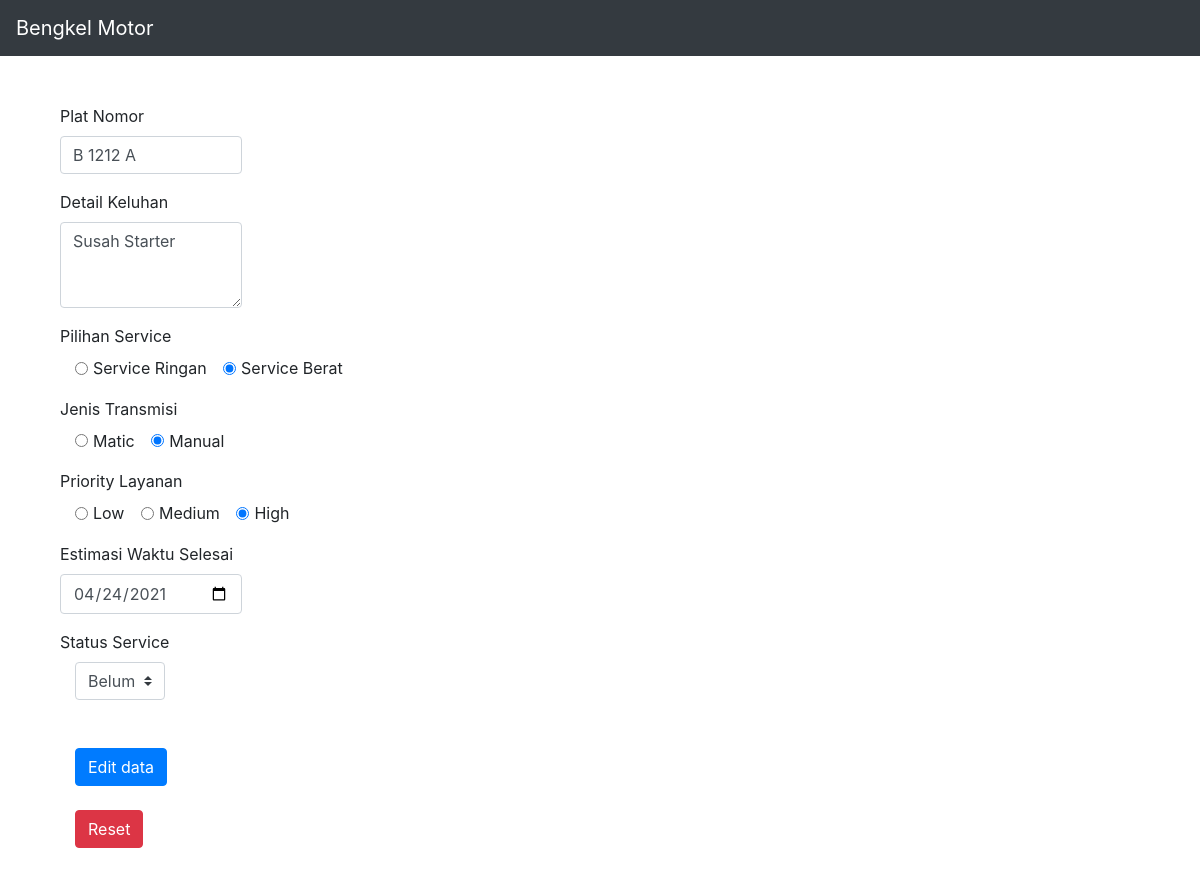
The app's page /edit.php?id_edit=60 with its own data.
### tables this page shows
CREATE TABLE `tb_to_do` (
  `id` int(10) NOT NULL,
  `name_td` varchar(255) NOT NULL,
  `details_td` text NOT NULL,
  `subject_td` varchar(255) NOT NULL,
  `servis_td` varchar(256) NOT NULL,
  `priority_td` varchar(255) NOT NULL,
  `deadline_td` date NOT NULL,
  `status_td` varchar(255) NOT NULL
);

### conf.php (called while the page is built)
<?php
$db_host = "localhost";
$db_user = "root";
$db_password = "";
$db_name = "db_task";
 ?>

### includes/DB.class.php (called while the page is built, shortened)
<?php
class DB{
	var $db_host = '';
	var $db_user = '';
	var $db_password = '';
	var $db_name = '';
	var $db_link = '';
	var $result = 0;
	function DB($db_host='', $db_user='', $db_password='', $db_name=''){
		$this->db_host = $db_host;
		$this->db_user = $db_user;
		$this->db_password = $db_password;
		$this->db_name = $db_name;
	}
	function open(){
		$this->db_link = mysqli_connect($this->db_host, $this->db_user, $this->db_password, $this->db_name);
	}
	function execute($query=""){
		$this->result = mysqli_query($this->db_link, $query);
		return $this->result;
	}
	function getResult(){
		return mysqli_fetch_array($this->result);
	}
}
 ?>

### includes/Task.class.php (called while the page is built, shortened)
<?php
class Task extends DB{
	function getTask($id=-1){
		if ($id == -1) {
			$query = "SELECT * FROM tb_to_do";
		}
		else {
			$query = "SELECT * FROM tb_to_do WHERE id = '$id'";
		}
		return $this->execute($query);
	}
}
?>

### edit.php (the view, shortened to what this page needs)
<?php
include("conf.php");
include("includes/DB.class.php");
include("includes/Task.class.php");
if (isset($_GET['id_edit'])) {
	$id = $_GET['id_edit'];
}
$otask = new Task($db_host, $db_user, $db_password, $db_name);
$otask->open();
$otask->getTask($id);
list($id, $tname, $tdetails, $tsubject, $tservis, $tpriority, $tdeadline, $tstatus) = $otask->getResult();
$form = "
<form action='index.php' method='POST'>
    <div class='form-row'>
        <div class='form-group col-md-2'>
            <label for='tname'>Plat Nomor</label>
            <input type='text' class='form-control' value='$tname' name='tname' required />
        </div>
    </div>
    <div class='form-row'>
        <div class='form-group col-md-2'>
            <label for='tdetail'>Detail Keluhan</label>
            <textarea class='form-control' name='tdetails' rows='3' required>$tdetails</textarea>
        </div>
    </div>" .
    "<div class='row'>
        <div class='form-group col-md-6'>
            <label for='tservis'>Pilihan Service</label>
            <div class='col-sm-10'>
                <div class='form-check form-check-inline'>" .
                    "<input class='form-check-input' type='radio' name='tservis' id='tservis1'" . ($tservis == 'Service Ringan' ? ' checked ':'') . "value='Service Ringan' />".
                    "<label class='form-check-label' for='tservis1'>Service Ringan</label>
                </div>
                <div class='form-check form-check-inline'> ".
                    "<input class='form-check-input' type='radio' name='tservis' id='tservis2' " . ($tservis == 'Service Berat' ? ' checked ':'') . " value='Service Berat' />".
                    "<label class='form-check-label' for='tservis2'>Service Berat</label>
                </div>
            </div>
        </div>
    </div>".
    "<div class='row'>
        <div class='form-group col-md-6'>
            <label for='tsubject'>Jenis Transmisi</label>
            <div class='col-sm-10'>
                <div class='form-check form-check-inline'>" .
                    "<input class='form-check-input' type='radio' name='tsubject' id='tsubject1'" . ($tsubject == 'Matic' ? ' checked ':'') . "value='Matic' />".
                    "<label class='form-check-label' for='tsubject1'>Matic</label>
                </div>
                <div class='form-check form-check-inline'> ".
                    "<input class='form-check-input' type='radio' name='tsubject' id='tsubject2' " . ($tsubject == 'Manual' ? ' checked ':'') . " value='Manual' />".
                    "<label class='form-check-label' for='tsubject2'>Manual</label>
                </div>
            </div>
        </div>
    </div>
    <div class='row'>
        <div class='form-group col-md-6'>
            <label for='tpriority'>Priority Layanan</label>
            <div class='col-sm-10'>
                <div class='form-check form-check-inline'>" .
                    " <input class='form-check-input' type='radio' name='tpriority' id='tpriority1' " . ($tpriority == 'Low' ? ' checked ':'') . " value='Low' />" .
                    "<label class='form-check-label' for='tpriority1'>Low</label>
                </div>
                <div class='form-check form-check-inline'>".
                    "<input class='form-check-input' type='radio' name='tpriority' id='tpriority2' " . ($tpriority == 'Medium' ? ' checked ':'') . " value='Medium' />".
                    " <label class='form-check-label' for='tpriority2'>Medium</label>
                </div>
                <div class='form-check form-check-inline'>" .
                    "<input class='form-check-input' type='radio' name='tpriority' id='tpriority3' " . ($tpriority == 'High' ? ' checked ':'') . " value='High' />".
                    "<label class='form-check-label' for='tpriority3'>High</label>
                </div>
            </div>
        </div>
    </div>
    <div class='form-row'>
        <div class='form-group col-md-2'>
            <label for='tdeadline'>Estimasi Waktu Selesai</label>
            <input class='form-control' type='date' name='tdeadline'  value='$tdeadline' name='tdeadline' required />
        </div>
    </div>
    <div class='row'>
        <div class='form-group col-md-6'>
            <label for='tstatus'>Status Service</label>
            <div class='col-sm-10'>
                <div class='form-check form-check-inline'>" .
                    "<select class='browser-default custom-select' name='tstatus'>
                        <option " . ($tstatus == 'Belum' ? ' selected ':'') . " name='tstatus' id='tstatus1' value='Belum'>Belum</option>
                        <option " . ($tstatus == 'Sudah' ? ' selected ':'') . " name='tstatus' id='tstatus2' value='Sudah'>Sudah</option>
                    </select>
                </div>
            <div/>
    </div>
    <br>
    <br>
    <input type='hidden' name='id' value='$id'>
    <button type='submit' name='edit' value='submit' class='btn btn-primary'>Edit data</button>
    <br>
    <br>
    <input  class='btn btn-danger' type='reset'>
    <br>
    <br>
</form>";
?>

### records on screen
tb_to_do: tname "B 1212 A", tdetails "Susah Starter", servis_td "☐ Service Ringan", servis_td "☑ Service Berat", subject_td "☐ Matic", subject_td "☑ Manual", priority_td "☐ Low", priority_td "☐ Medium", priority_td "☑ High", tdeadline "04/24/2021", tstatus "Belum"

### other values on screen
$this->content "Bengkel Motor"
